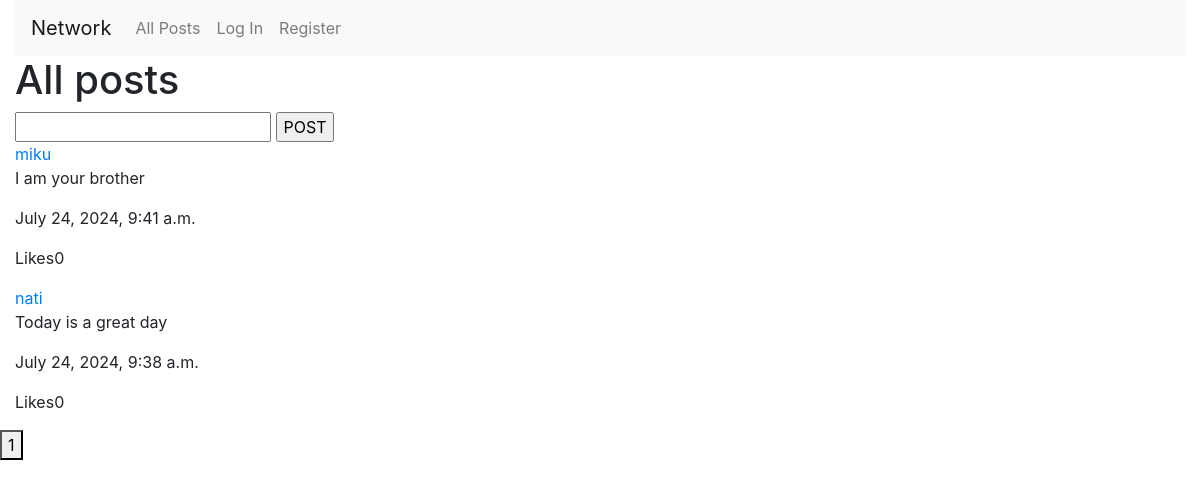
The app's page /, older data.
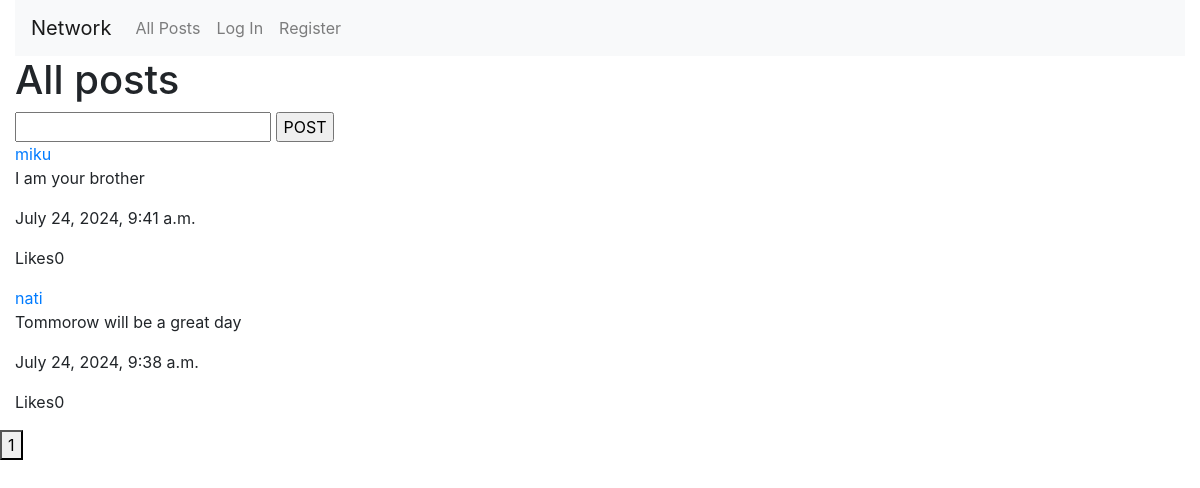
The same page, newer data.
### network/models.py (models this page shows)
class Publish(models.Model):
    user = models.ForeignKey(User, on_delete=models.CASCADE, related_name="userPublish")
    content = models.TextField()
    time = models.DateTimeField(auto_now_add=True)
    likes = models.IntegerField(default=0)

class User(AbstractUser):
    pass

### network/views.py (the view, shortened to what this page needs)
# urls.py: path("", views.index, name="index"),
def index(request):
    published = Publish.objects.all().order_by('-time')
    return render(request, "network/index.html",{
        'published':published
    })

### network/templates/network/index.html (shortened to what this page needs)
{% extends "network/layout.html" %}
{% load static %}
{% block body %}
    <h1>
        All posts
    </h1>
    <form id="createpost" method = "post" action = "{% url 'publish' %}">
        <input type="text" name = "content">
        <input type="submit"  value="POST">
    </form>
    {% for publish in published %}
        <div class="published">
            <a href="#" class = "postuser">{{publish.user}}</a>
            <p class = "content">{{publish.content}}</p>
            <p class = "time">{{publish.time}}</p>
            <p class ="like">Likes{{publish.likes}}</p>
        </div>
        {%empty%}
        <h1>No posts</h1>
    {% endfor %}
{% endblock %}

Row changes from the older to the newer data that the page shows:
changed Publish "nati": content "Today is a great day" → "Tommorow will be a great day"
